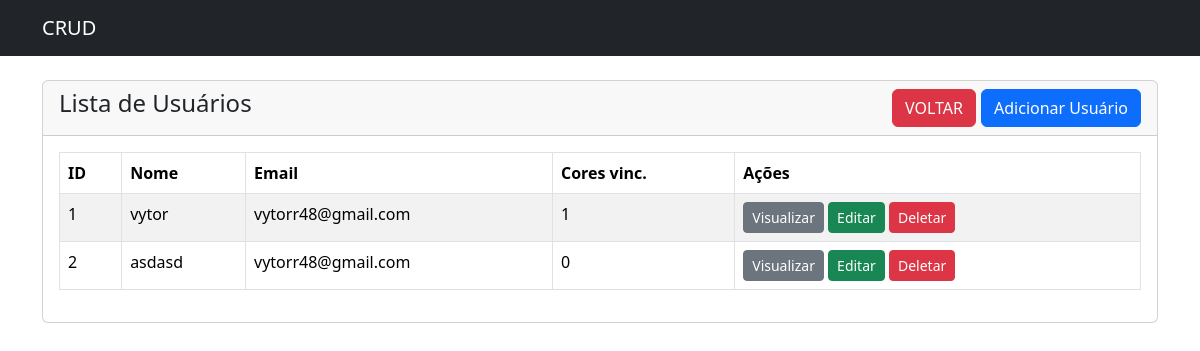
Screenshot of /usuario/usuario-screen.php with the database file from the repository.
### tables this page shows
CREATE TABLE users(
    id INTEGER PRIMARY KEY,
    name varchar(100) NOT NULL,
    email varchar(100) NOT NULL
);

CREATE TABLE user_colors(
    user_id int NOT NULL,
    color_id int NOT NULL
, created_at timestamp);

### usuario/usuario-screen.php (the view, shortened to what this page needs)
<?php
$connection = new Connection();
$pdo = $connection->getConnection();
?>
<!doctype html>
<html lang="en">
<head>
    <link href="https://cdn.jsdelivr.net/npm/bootstrap@5.3.8/dist/css/bootstrap.min.css" rel="stylesheet"
>
</head>
<body>
    <?php include('../navbar.php'); ?>
    <div class="container mt-4">
        <div class="row">
            <div class="col-md-12">
                <div class="card">
                    <div class="card-header">
                        <h4>Lista de Usuários
                            <a href="usuario-create.php" class="btn btn-primary float-end">Adicionar Usuário</a>
                            <a href="../index.php" class="btn btn-danger float-end" style="margin-right: 5px;">VOLTAR</a>
                        </h4>
                    </div>
                    <div class="card-body">
                        <table class="table table-bordered table-striped">
                            <thead>
                                <tr>
                                    <th>ID</th>
                                    <th>Nome</th>
                                    <th>Email</th>
                                    <th>Cores vinc.</th>
                                    <th>Ações</th>
                                </tr>
                            </thead>
                            <tbody>
                                <?php
                                $stmt = $pdo->prepare("SELECT * FROM users");
                                $stmt->execute();
                                $usuarios = $stmt->fetchAll(PDO::FETCH_ASSOC);
                                if ($usuarios > 0) {
                                    foreach ($usuarios as $users) {
                                        $stmt_colors = $pdo->prepare("SELECT color_id FROM user_colors WHERE user_id = :user_id");
                                        $stmt_colors->execute([':user_id' => $users['id']]);
                                        $user_colors = $stmt_colors->fetch(PDO::FETCH_ASSOC);
                                        $color_count = 0;
                                        if ($user_colors && !empty($user_colors['color_id'])) {
                                            $color_ids = array_filter(array_map('trim', explode(',', $user_colors['color_id'])));
                                            $color_count = count($color_ids);
                                        }
                                        ?>
                                        <tr>
                                            <td><?= $users['id'] ?></td>
                                            <td><?= $users['name'] ?></td>
                                            <td><?= $users['email'] ?></td>
                                            <td><?= $color_count ?></td>
                                            <td>
                                                <a href="usuario-view.php?id=<?= $users['id'] ?>"
                                                    class="btn btn-secondary btn-sm">Visualizar</a>
                                                <a href="usuario-edit.php?id=<?= $users['id'] ?>"
                                                    class="btn btn-success btn-sm">Editar</a>
                                                <form action="usuario-action.php" method="POST" class="d-inline">
                                                    <button type="submit" name="delete_usuario" class="btn btn-danger btn-sm">
                                                        Deletar
                                                    </button>
                                                </form>
                                            </td>
                                        </tr>
                                    <?php }
                                } else {
                                    echo "<h5>Nenhum usuário encontrado.</h5>";
                                } ?>
                            </tbody>
                        </table>
                    </div>
                </div>
            </div>
        </div>
    </div>
</body>
</html>

### rows the page displays
users: id "1", name "vytor", email "vytorr48@gmail.com", user_colors.color_id "1"
users: id "2", name "asdasd", email "vytorr48@gmail.com", color_count "0"
